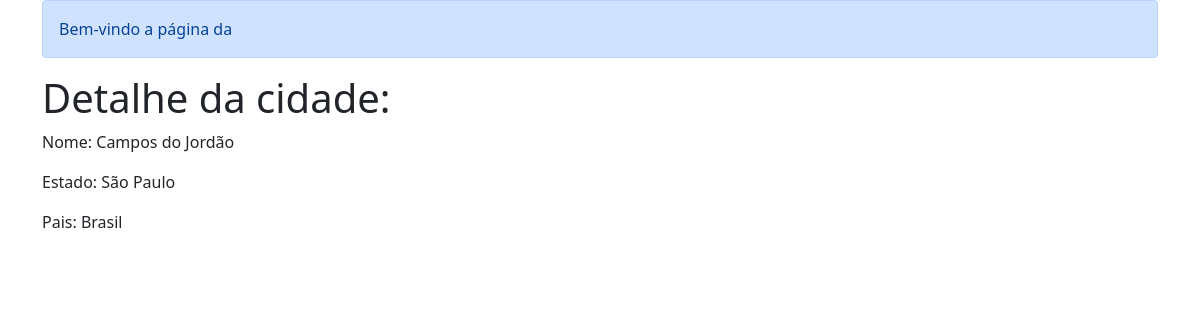
/detalhe/4/, run on the app's committed database.
### cadastros/models.py (models this page shows, shortened)
class Cidade(models.Model):
    estado = models.ForeignKey(Estado, on_delete=models.PROTECT, null=True, blank=False)
    nome = models.CharField(max_length=100, unique=True)
    capital = models.BooleanField(default=False)

class Estado(models.Model):
    pais = models.ForeignKey(Pais, on_delete=models.PROTECT)
    nome = models.CharField(max_length=80)
    def __str__(self):
        return self.nome
    class Meta:
        ordering = ('nome', )  # Sort by name

class Pais(models.Model):
    nome = models.CharField(max_length=80)
    def __str__(self):
        return self.nome
    class Meta:
        verbose_name = 'País'
        verbose_name_plural = 'Países'

### cadastros/views.py (the view)
# urls.py: path('detalhe/<int:pk>/', CidadeDetail.as_view(), name='cidades-detalhe'),
class CidadeDetail(DetailView):
    context_object_name = 'cidade'
    queryset = Cidade.objects.all()
    template_name = 'cadastros/detalhe_cidades.html'

### cadastros/templates/cadastros/detalhe_cidades.html (shortened to what this page needs)
{% extends 'base.html' %}
{% block conteudo %}
    <h1>Detalhe da cidade:</h1>
    <p>Nome: {{ cidade.nome }} {% if cidade.capital %}<span class="badge bg-primary">Capital</span>{% endif %}</p>
    <p>Estado: {{ cidade.estado | default_if_none:'-' }}</p>
    <p>Pais: {{ cidade.estado.pais }}</p>
{% endblock %}

### data on the page
Cidade: nome "Campos do Jordão", estado "São Paulo", estado.pais "Brasil"
